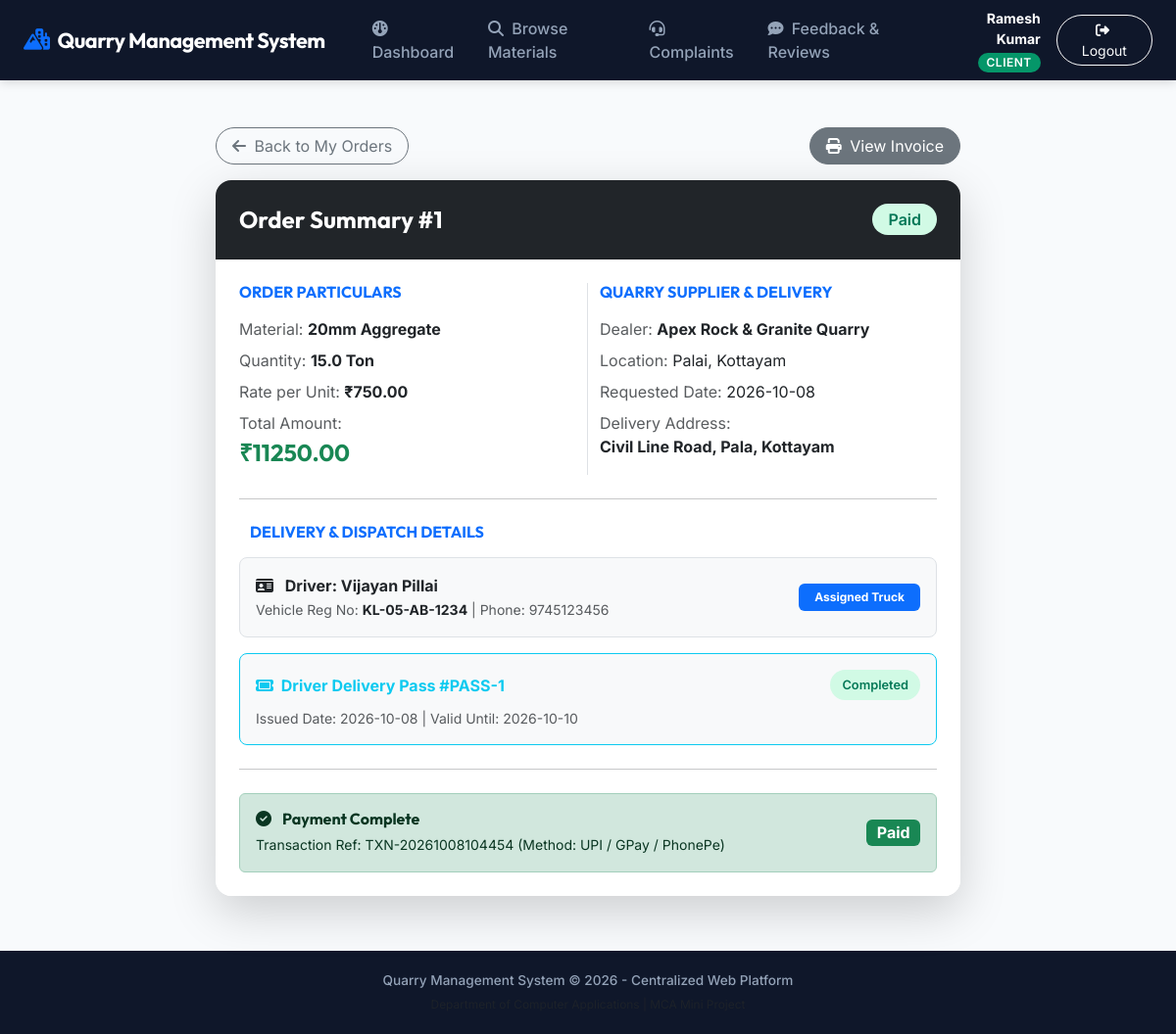
The page /client/order/1 (signed in) on the database its author committed.
### models.py (models this page shows, shortened)
class User(db.Model):
    __tablename__ = 'users'
    user_id = db.Column(db.Integer, primary_key=True)
    username = db.Column(db.String(80), unique=True, nullable=False)
    email = db.Column(db.String(120), unique=True, nullable=False)
    password_hash = db.Column(db.String(255), nullable=False)
    role = db.Column(db.String(20), nullable=False) # 'admin', 'dealer', 'client', 'driver'
    name = db.Column(db.String(100), nullable=False)
    phone = db.Column(db.String(20), nullable=True)
    address = db.Column(db.Text, nullable=True)
    status = db.Column(db.String(20), default='active') # 'pending', 'approved', 'rejected' for dealers
    created_at = db.Column(db.DateTime, default=datetime.utcnow)
    dealer_profile = db.relationship('DealerProfile', backref='user', uselist=False, cascade="all, delete-orphan")
    driver_profile = db.relationship('Driver', foreign_keys='Driver.user_id', backref='user', uselist=False)

class Order(db.Model):
    __tablename__ = 'orders'
    order_id = db.Column(db.Integer, primary_key=True)
    client_id = db.Column(db.Integer, db.ForeignKey('users.user_id'), nullable=False)
    dealer_id = db.Column(db.Integer, db.ForeignKey('users.user_id'), nullable=False)
    material_id = db.Column(db.Integer, db.ForeignKey('material.material_id'), nullable=False)
    quantity = db.Column(db.Float, nullable=False)
    unit_price = db.Column(db.Float, nullable=False)
    total_price = db.Column(db.Float, nullable=False)
    delivery_address = db.Column(db.Text, nullable=False)
    requested_date = db.Column(db.Date, nullable=False)
    allocated_driver_id = db.Column(db.Integer, db.ForeignKey('driver.driver_id'), nullable=True)
    status = db.Column(db.String(30), default='Pending') # Pending, Approved, Rejected, Pass Issued, Out for Delivery, Delivered, Completed, Paid
    created_at = db.Column(db.DateTime, default=datetime.utcnow)
    client = db.relationship('User', foreign_keys=[client_id], backref='client_orders')
    dealer = db.relationship('User', foreign_keys=[dealer_id], backref='dealer_orders')
    material = db.relationship('Material', backref='orders')
    allocated_driver = db.relationship('Driver', backref='assigned_orders')

class Material(db.Model):
    __tablename__ = 'material'
    material_id = db.Column(db.Integer, primary_key=True)
    dealer_id = db.Column(db.Integer, db.ForeignKey('users.user_id'), nullable=True)
    name = db.Column(db.String(100), nullable=False)
    unit = db.Column(db.String(20), default='Ton')
    description = db.Column(db.Text, nullable=True)
    dealer = db.relationship('User', foreign_keys=[dealer_id], backref=db.backref('materials', lazy=True))

class DealerProfile(db.Model):
    __tablename__ = 'dealer'
    dealer_id = db.Column(db.Integer, db.ForeignKey('users.user_id'), primary_key=True)
    company_name = db.Column(db.String(150), nullable=False)
    license_no = db.Column(db.String(50), nullable=False)
    quarry_location = db.Column(db.String(200), nullable=False)

class Driver(db.Model):
    __tablename__ = 'driver'
    driver_id = db.Column(db.Integer, primary_key=True)
    user_id = db.Column(db.Integer, db.ForeignKey('users.user_id'), nullable=False, unique=True)
    dealer_id = db.Column(db.Integer, db.ForeignKey('users.user_id'), nullable=False)
    license_number = db.Column(db.String(50), nullable=False)
    vehicle_number = db.Column(db.String(50), nullable=False)
    dealer = db.relationship('User', foreign_keys=[dealer_id], backref='managed_drivers')

class DriverPass(db.Model):
    __tablename__ = 'driver_pass'
    pass_id = db.Column(db.Integer, primary_key=True, autoincrement=True)
    order_id = db.Column(db.Integer, db.ForeignKey('orders.order_id'), nullable=False)
    driver_id = db.Column(db.Integer, db.ForeignKey('driver.driver_id'), nullable=False)
    dealer_id = db.Column(db.Integer, db.ForeignKey('users.user_id'), nullable=False)
    issue_date = db.Column(db.Date, nullable=False)
    valid_until = db.Column(db.Date, nullable=False)
    pass_status = db.Column(db.String(20), default='Issued') # Issued, Completed, Expired
    remarks = db.Column(db.Text, nullable=True)
    order = db.relationship('Order', backref=db.backref('driver_passes', lazy=True))
    driver = db.relationship('Driver', backref=db.backref('driver_passes', lazy=True))
    dealer = db.relationship('User', foreign_keys=[dealer_id], backref=db.backref('dealer_passes', lazy=True))

class Payment(db.Model):
    __tablename__ = 'payment'
    payment_id = db.Column(db.Integer, primary_key=True)
    order_id = db.Column(db.Integer, db.ForeignKey('orders.order_id'), nullable=False)
    amount = db.Column(db.Float, nullable=False)
    payment_method = db.Column(db.String(50), default='Online / UPI / Card')
    payment_status = db.Column(db.String(20), default='Paid')
    transaction_ref = db.Column(db.String(100), nullable=True)
    payment_date = db.Column(db.DateTime, default=datetime.utcnow)
    order = db.relationship('Order', backref='payments')

### app.py (the view, shortened to what this page needs)
@app.route('/client/order/<int:order_id>', methods=['GET', 'POST'])
@login_required(roles='client')
def client_order_detail(order_id):
    user = get_current_user()
    order = Order.query.filter_by(order_id=order_id, client_id=user.user_id).first_or_404()
    return render_template('client/order_detail.html', order=order)

### templates/client/order_detail.html (shortened to what this page needs)
{% extends 'base.html' %}
{% block content %}
<div class="row justify-content-center py-3">
    <div class="col-md-8">
        <div class="d-flex justify-content-between align-items-center mb-3">
            <a href="{{ url_for('client_dashboard') }}" class="btn btn-outline-secondary rounded-pill px-3">
                <i class="fa-solid fa-arrow-left me-1"></i> Back to My Orders
            </a>
            {% if order.status in ['Paid', 'Delivered', 'Completed'] %}
            <a href="{{ url_for('view_invoice', order_id=order.order_id) }}" class="btn btn-secondary rounded-pill px-3">
                <i class="fa-solid fa-print me-1"></i> View Invoice
            </a>
            {% endif %}
        </div>
        <div class="card border-0 shadow-lg rounded-4 overflow-hidden mb-4">
            <div class="card-header bg-dark text-white p-4">
                <div class="d-flex justify-content-between align-items-center">
                    <h4 class="fw-bold mb-0">Order Summary #{{ order.order_id }}</h4>
                    <span class="status-badge status-{{ order.status.lower().replace(' ', '-') }} fs-6 px-3 py-1">{{ order.status }}</span>
                </div>
            </div>
            <div class="card-body p-4 bg-white">
                <div class="row g-4">
                    <div class="col-md-6 border-end">
                        <h6 class="text-primary fw-bold text-uppercase mb-3">Order Particulars</h6>
                        <div class="mb-2"><span class="text-muted">Material:</span> <span class="fw-bold">{{ order.material.name }}</span></div>
                        <div class="mb-2"><span class="text-muted">Quantity:</span> <span class="fw-bold">{{ order.quantity }} {{ order.material.unit }}</span></div>
                        <div class="mb-2"><span class="text-muted">Rate per Unit:</span> <span class="fw-bold">₹{{ "%.2f"|format(order.unit_price) }}</span></div>
                        <div class="mb-2"><span class="text-muted">Total Amount:</span> <h4 class="fw-bold text-success mt-1">₹{{ "%.2f"|format(order.total_price) }}</h4></div>
                    </div>
                    <div class="col-md-6">
                        <h6 class="text-primary fw-bold text-uppercase mb-3">Quarry Supplier & Delivery</h6>
                        <div class="mb-2"><span class="text-muted">Dealer:</span> <span class="fw-bold">{{ order.dealer.dealer_profile.company_name if order.dealer.dealer_profile else order.dealer.name }}</span></div>
                        <div class="mb-2"><span class="text-muted">Location:</span> <span>{{ order.dealer.dealer_profile.quarry_location if order.dealer.dealer_profile else order.dealer.address }}</span></div>
                        <div class="mb-2"><span class="text-muted">Requested Date:</span> <span>{{ order.requested_date.strftime('%Y-%m-%d') }}</span></div>
                        <div class="mb-2"><span class="text-muted">Delivery Address:</span> <div class="fw-bold">{{ order.delivery_address }}</div></div>
                    </div>
                </div>
                <hr class="my-4">
                <h6 class="text-primary fw-bold text-uppercase mb-3"> Delivery & Dispatch Details</h6>
                {% if order.allocated_driver %}
                <div class="bg-light p-3 rounded-3 border mb-3">
                    <div class="row align-items-center">
                        <div class="col-md-8">
                            <div class="fw-bold text-dark"><i class="fa-solid fa-id-card me-2"></i> Driver: {{ order.allocated_driver.user.name }}</div>
                            <small class="text-muted">Vehicle Reg No: <span class="fw-bold text-dark">{{ order.allocated_driver.vehicle_number }}</span> | Phone: {{ order.allocated_driver.user.phone or 'N/A' }}</small>
                        </div>
                        <div class="col-md-4 text-end">
                            <span class="badge bg-primary px-3 py-2">Assigned Truck</span>
                        </div>
                    </div>
                </div>
                {% else %}
                <div class="text-muted small italic bg-light p-3 rounded">Driver allocation pending dealer confirmation.</div>
                {% endif %}
                {% if order.driver_passes %}
                {% set dp = order.driver_passes[0] %}
                <div class="border border-info bg-light p-3 rounded-3 mt-3">
                    <div class="d-flex justify-content-between align-items-center mb-2">
                        <span class="fw-bold text-info"><i class="fa-solid fa-ticket me-1"></i> Driver Delivery Pass #PASS-{{ dp.pass_id }}</span>
                        <span class="status-badge status-{{ dp.pass_status.lower() }}">{{ dp.pass_status }}</span>
                    </div>
                    <small class="text-muted d-block">Issued Date: {{ dp.issue_date.strftime('%Y-%m-%d') }} | Valid Until: {{ dp.valid_until.strftime('%Y-%m-%d') }}</small>
                </div>
                {% endif %}
                <hr class="my-4">
                {% if order.payments %}
                <div class="alert alert-success d-flex align-items-center justify-content-between mb-0">
                    <div>
                        <h6 class="fw-bold mb-1"><i class="fa-solid fa-circle-check me-2"></i> Payment Complete</h6>
                        <small>Transaction Ref: {{ order.payments[0].transaction_ref }} (Method: {{ order.payments[0].payment_method }})</small>
                    </div>
                    <span class="badge bg-success fs-6">Paid</span>
                </div>
                {% endif %}
            </div>
        </div>
    </div>
</div>
{% endblock %}

### templates/base.html (shortened to what this page needs)
<!DOCTYPE html>
<html lang="en">
<head>
    <link href="https://cdn.jsdelivr.net/npm/bootstrap@5.3.0/dist/css/bootstrap.min.css" rel="stylesheet">
    <link rel="stylesheet" href="https://cdnjs.cloudflare.com/ajax/libs/font-awesome/6.4.0/css/all.min.css">
    <link rel="stylesheet" href="{{ url_for('static', filename='css/style.css') }}">
    <link rel="stylesheet" href="{{ url_for('static', filename='css/print.css') }}" media="print">
</head>
<body>
    <nav class="navbar navbar-expand-lg navbar-dark navbar-custom py-2 no-print">
        <div class="container-fluid px-4">
            <a class="navbar-brand d-flex align-items-center gap-2" href="{{ url_for('dashboard') if current_user else url_for('login') }}">
                <i class="fa-solid fa-mountain-city text-primary"></i>
                <span class="fw-bold">Quarry Management System</span>
            </a>
            <div class="collapse navbar-collapse" id="navbarNav">
                {% if current_user %}
                <ul class="navbar-nav me-auto mb-2 mb-lg-0 ms-lg-4">
                    <li class="nav-item">
                        <a class="nav-link" href="{{ url_for('dashboard') }}">
                            <i class="fa-solid fa-gauge me-1"></i> Dashboard
                        </a>
                    </li>
                    {% if current_user.role == 'admin' %}
                    <li class="nav-item">
                        <a class="nav-link" href="{{ url_for('admin_dealers') }}">
                            <a class="nav-link" href="{{ url_for('admin_dealers') }}"><i class="fa-solid fa-user-check me-1"></i> Dealers</a>
                        </a>
                    </li>
                    <li class="nav-item">
                        <a class="nav-link" href="{{ url_for('admin_clients') }}"><i class="fa-solid fa-users me-1"></i> Clients</a>
                    </li>
                    <li class="nav-item">
                        <a class="nav-link" href="{{ url_for('admin_materials') }}"><i class="fa-solid fa-cubes me-1"></i> Materials</a>
                    </li>
                    <li class="nav-item">
                        <a class="nav-link" href="{{ url_for('admin_complaints') }}"><i class="fa-solid fa-circle-exclamation me-1"></i> Complaints</a>
                    </li>
                    <li class="nav-item">
                        <a class="nav-link" href="{{ url_for('admin_feedback') }}"><i class="fa-solid fa-comments me-1"></i> Feedback</a>
                    </li>
                    {% elif current_user.role == 'client' %}
                    <li class="nav-item">
                        <a class="nav-link" href="{{ url_for('client_browse') }}"><i class="fa-solid fa-magnifying-glass me-1"></i> Browse Materials</a>
                    </li>
                    <li class="nav-item">
                        <a class="nav-link" href="{{ url_for('client_complaints') }}"><i class="fa-solid fa-headset me-1"></i> Complaints</a>
                    </li>
                    <li class="nav-item">
                        <a class="nav-link" href="{{ url_for('client_feedback') }}"><i class="fa-solid fa-comment-dots me-1"></i> Feedback & Reviews</a>
                    </li>
                    {% endif %}
                </ul>
                <div class="d-flex align-items-center gap-3">
                    <div class="text-end">
                        <span class="d-block text-white fw-bold small">{{ current_user.name }}</span>
                        <span class="badge badge-role badge-role-{{ current_user.role }}">{{ current_user.role }}</span>
                    </div>
                    <a href="{{ url_for('logout') }}" class="btn btn-outline-light btn-sm rounded-pill px-3">
                        <i class="fa-solid fa-right-from-bracket me-1"></i> Logout
                    </a>
                </div>
                {% endif %}
            </div>
        </div>
    </nav>
    <main class="container-fluid px-4 py-3">
        {% block content %}{% endblock %}
    </main>
    <footer class="text-center no-print">
        <div class="container">
            <p class="mb-1 fw-medium">Quarry Management System &copy; 2026 - Centralized Web Platform</p>
            <small class="text-muted">Department of Computer Applications | MCA Mini Project</small>
        </div>
    </footer>
</body>
</html>

### rows shown on the page
User: name "Ramesh Kumar", role "CLIENT"
Order: order_id "1", status "Paid", quantity "15.0", unit_price "750.00", total_price "11250.00", requested_date "2026-10-08", delivery_address "Civil Line Road, Pala, Kottayam"
Material: material.name "20mm Aggregate", material.unit "Ton"
DealerProfile: dealer.dealer_profile "Apex Rock & Granite Quarry", dealer.dealer_profile "Palai, Kottayam"
User: allocated_driver.user.name "Vijayan Pillai", allocated_driver.user "9745123456"
Driver: allocated_driver.vehicle_number "KL-05-AB-1234"
DriverPass: pass_id "1", pass_status "Completed", issue_date "2026-10-08", valid_until "2026-10-10"
Payment: transaction_ref "TXN-20261008104454", payment_method "UPI / GPay / PhonePe"
